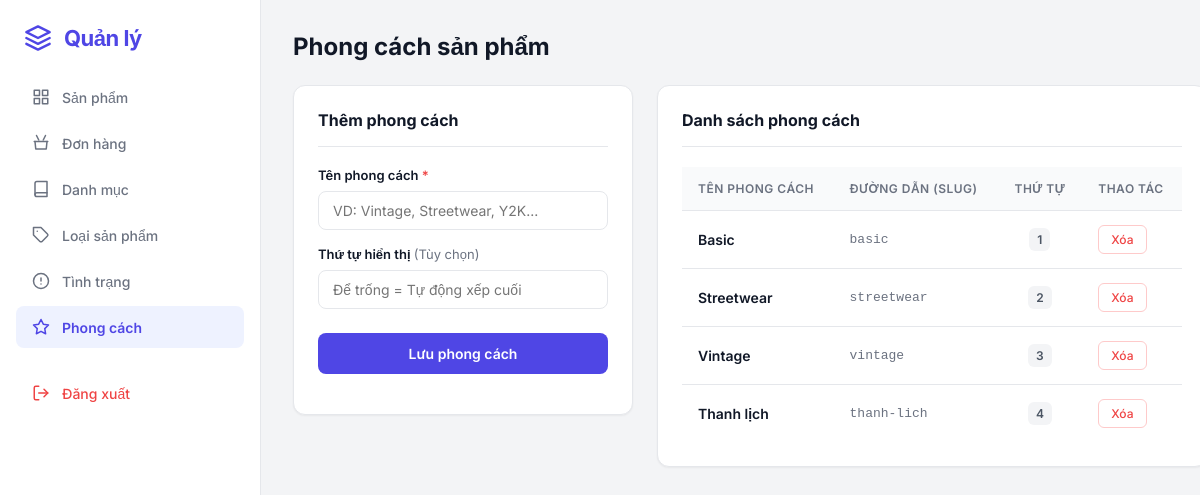
The app's page /admin/styles.php (signed in) with its own data.
### tables this page shows
CREATE TABLE `styles` (
  `id` int(10) UNSIGNED NOT NULL,
  `name` varchar(100) NOT NULL,
  `slug` varchar(120) DEFAULT NULL,
  `sort_order` int(11) NOT NULL DEFAULT 0,
  `is_active` tinyint(1) NOT NULL DEFAULT 1,
  `created_at` datetime NOT NULL DEFAULT current_timestamp(),
  `updated_at` datetime NOT NULL DEFAULT current_timestamp() ON UPDATE current_timestamp()
);

### includes/functions.php (called while the page is built, shortened)
<?php
require_once __DIR__ . '/../config/db.php';
function e($value): string {
    return htmlspecialchars((string)($value ?? ''), ENT_QUOTES, 'UTF-8');
}
function is_absolute_url(string $value): bool {
    return (bool)preg_match('#^(https?:)?//#i', $value);
}
function route_url(string $path = '/'): string
{
    $parts = parse_url($path);
    $routePath = '/' . ltrim((string)($parts['path'] ?? '/'), '/');
    $routePath = preg_replace('#/+#', '/', $routePath) ?: '/';
    if ($routePath === '/' || $routePath === '/index.php' || $routePath === '/index') {
        $cleanPath = '/trang-chu';
    } else {
        $cleanPath = preg_replace('#\.php$#i', '', $routePath) ?: $routePath;
    }
    $url = rtrim(BASE_URL, '/') . $cleanPath;
    return $url;
}
function get_styles(): array {
    return db()->query('SELECT * FROM styles ORDER BY sort_order ASC, id ASC')->fetchAll();
}

### config/db.php (called while the page is built, shortened)
<?php
function db(): PDO {
    static $pdo = null;
    if ($pdo === null) {
        $dsn = 'mysql:host=' . DB_HOST . ';dbname=' . DB_NAME . ';charset=utf8mb4';
        $options = [
            PDO::ATTR_ERRMODE => PDO::ERRMODE_EXCEPTION,
            PDO::ATTR_DEFAULT_FETCH_MODE => PDO::FETCH_ASSOC,
        ];
        $pdo = new PDO($dsn, DB_USER, DB_PASS, $options);
    }
    return $pdo;
}

### admin/styles.php (the view, shortened to what this page needs)
<?php
require_once __DIR__ . '/../includes/functions.php';
$styles = get_styles();
?>
<div class="admin-wrapper">
    <aside class="admin-sidebar">
        <div class="sidebar-header">
            <h2>Quản lý</h2>
        </div>
        <ul class="sidebar-menu">
            <li>
                <a href="<?= route_url('/admin/products.php') ?>">
                    Sản phẩm
                </a>
            </li>
            <li>
                <a href="<?= route_url('/admin/orders.php') ?>"<?= strpos($_SERVER['PHP_SELF'] ?? '', 'orders.php') !== false || strpos($_SERVER['PHP_SELF'] ?? '', 'order_view.php') !== false ? ' class="active"' : '' ?>>
                    <svg xmlns="http://www.w3.org/2000/svg" width="18" height="18" viewBox="0 0 24 24" fill="none" stroke="currentColor" stroke-width="2" stroke-linecap="round" stroke-linejoin="round"><path d="M6 2l3 6"></path><path d="M18 2l-3 6"></path><path d="M3 10h18"></path><path d="M4 10l1 10h14l1-10"></path></svg>
                    Đơn hàng
                </a>
            </li>
            <li>
                <a href="<?= route_url('/admin/categories.php') ?>">
                    <svg xmlns="http://www.w3.org/2000/svg" width="18" height="18" viewBox="0 0 24 24" fill="none" stroke="currentColor" stroke-width="2" stroke-linecap="round" stroke-linejoin="round"><path d="M4 19.5A2.5 2.5 0 0 1 6.5 17H20"></path><path d="M6.5 2H20v20H6.5A2.5 2.5 0 0 1 4 19.5v-15A2.5 2.5 0 0 1 6.5 2z"></path></svg>
                    Danh mục
                </a>
            </li>
            <li>
                <a href="<?= route_url('/admin/product_types.php') ?>">
                    Loại sản phẩm
                </a>
            </li>
            <li>
                <a href="<?= route_url('/admin/product_conditions.php') ?>">
                    <svg xmlns="http://www.w3.org/2000/svg" width="18" height="18" viewBox="0 0 24 24" fill="none" stroke="currentColor" stroke-width="2" stroke-linecap="round" stroke-linejoin="round"><circle cx="12" cy="12" r="10"></circle><line x1="12" y1="8" x2="12" y2="12"></line><line x1="12" y1="16" x2="12.01" y2="16"></line></svg>
                    Tình trạng
                </a>
            </li>
            <li>
                <a href="<?= route_url('/admin/styles.php') ?>" class="active">
                    <svg xmlns="http://www.w3.org/2000/svg" width="18" height="18" viewBox="0 0 24 24" fill="none" stroke="currentColor" stroke-width="2" stroke-linecap="round" stroke-linejoin="round"><polygon points="12 2 15.09 8.26 22 9.27 17 14.14 18.18 21.02 12 17.77 5.82 21.02 7 14.14 2 9.27 8.91 8.26 12 2"></polygon></svg>
                    Phong cách
                </a>
            </li>
            <li style="margin-top: 24px;">
                <a href="<?= route_url('/admin/logout.php') ?>" class="text-danger">
                    Đăng xuất
                </a>
            </li>
        </ul>
    </aside>
    <main class="admin-main">
        <div class="admin-header">
            <h1>Phong cách sản phẩm</h1>
        </div>
        <div class="category-layout">
            <div class="admin-card">
                <form method="post" action="">
                    <h3>Thêm phong cách</h3>
                    <div class="form-group">
                        <label>Tên phong cách <span class="required-mark">*</span></label>
                        <input type="text" name="name" class="form-control" required placeholder="VD: Vintage, Streetwear, Y2K...">
                    </div>
                    <div class="form-group">
                        <label>Thứ tự hiển thị <span style="font-weight: 400; color: var(--admin-text-muted);">(Tùy chọn)</span></label>
                        <input type="number" name="sort_order" class="form-control" value="" placeholder="Để trống = Tự động xếp cuối">
                    </div>
                    <button class="btn-submit" type="submit">
                        Lưu phong cách
                    </button>
                </form>
            </div>
            <div class="admin-card">
                <h3>Danh sách phong cách</h3>
                <div class="table-responsive">
                    <table class="admin-table">
                        <thead>
                            <tr>
                                <th>Tên phong cách</th>
                                <th>Đường dẫn (Slug)</th>
                                <th style="text-align: center;">Thứ tự</th>
                                <th>Thao tác</th>
                            </tr>
                        </thead>
                        <tbody>
                        <?php foreach ($styles as $style): ?>
                            <tr>
                                <td><strong style="font-weight: 600;"><?= e($style['name']) ?></strong></td>
                                <td style="color: var(--admin-text-muted); font-size: 13px; font-family: monospace;"><?= e($style['slug'] ?? '') ?></td>
                                <td style="text-align: center;">
                                    <span style="background: #f3f4f6; padding: 4px 8px; border-radius: 6px; font-size: 12px; font-weight: 600; color: #4b5563;">
                                        <?= (int)$style['sort_order'] ?>
                                    </span>
                                </td>
                                <td>
                                    <a class="btn-delete"
                                       onclick="return confirm('Bạn có chắc chắn xóa phong cách này?');"
                                       href="<?= route_url('/admin/styles.php') ?>?delete=<?= (int)$style['id'] ?>">
                                       Xóa
                                    </a>
                                </td>
                            </tr>
                        <?php endforeach; ?>
                        </tbody>
                    </table>
                </div>
            </div>
        </div>
    </main>
</div>

### admin/styles.php (style rules this page uses)
.admin-wrapper { display: flex; min-height: 100vh; width: 100%; }
.admin-sidebar { width: var(--sidebar-width); background: var(--admin-card); border-right: 1px solid var(--admin-border); flex-shrink: 0; display: flex; flex-direction: column; position: sticky; top: 0; height: 100vh; overflow-y: auto; }
.sidebar-header { padding: 24px; display: flex; align-items: center; gap: 12px; }
.sidebar-header h2 { font-size: 22px; font-weight: 700; margin: 0; color: var(--admin-primary); letter-spacing: -0.5px; }
.sidebar-menu { list-style: none; padding: 0 16px; margin: 0; flex-grow: 1; }
.sidebar-menu li { margin-bottom: 4px; }
.sidebar-menu a { display: flex; align-items: center; gap: 12px; padding: 12px 16px; color: var(--admin-text-muted); text-decoration: none; font-size: 14px; font-weight: 500; border-radius: 8px; transition: all 0.2s ease; }
.sidebar-menu a.active { background-color: #eef2ff; color: var(--admin-primary); font-weight: 600; }
.sidebar-menu a.text-danger { color: var(--admin-danger); margin-top: auto; }
.admin-main { flex-grow: 1; padding: 32px; max-width: calc(100% - var(--sidebar-width)); overflow-x: hidden; }
.admin-header { display: flex; flex-wrap: wrap; justify-content: space-between; align-items: center; gap: 20px; margin-bottom: 24px; }
.admin-header h1 { font-size: 24px; font-weight: 700; margin: 0; color: var(--admin-text-main); }
.category-layout { display: grid; grid-template-columns: 1fr; gap: 24px; }
@media (min-width: 992px) { .category-layout { grid-template-columns: 340px 1fr; align-items: start; } }
.admin-card { background: var(--admin-card); border-radius: var(--admin-radius); box-shadow: var(--admin-shadow-sm); border: 1px solid var(--admin-border); padding: 24px; }
.admin-card h3 { font-size: 16px; font-weight: 700; margin-top: 0; margin-bottom: 20px; padding-bottom: 16px; border-bottom: 1px solid var(--admin-border); color: var(--admin-text-main); }
.form-group { margin-bottom: 16px; }
.form-group label { display: block; font-size: 13px; font-weight: 600; color: var(--admin-text-main); margin-bottom: 8px; }
.required-mark { color: var(--admin-danger); }
.form-control { width: 100%; box-sizing: border-box; padding: 10px 14px; border: 1px solid var(--admin-border); border-radius: 8px; font-size: 14px; color: var(--admin-text-main); outline: none; transition: all 0.2s ease; background-color: #fff; font-family: 'Inter', sans-serif; }
.btn-submit { width: 100%; background-color: var(--admin-primary); color: #fff; padding: 12px; font-size: 14px; font-weight: 600; border-radius: 8px; border: none; cursor: pointer; transition: all 0.2s ease; margin-top: 8px; font-family: 'Inter', sans-serif; }
.table-responsive { width: 100%; overflow-x: auto; -webkit-overflow-scrolling: touch; }
.admin-table { width: 100%; border-collapse: separate; border-spacing: 0; text-align: left; min-width: 500px; }
.admin-table th { background-color: #f9fafb; color: var(--admin-text-muted); font-weight: 600; font-size: 12px; text-transform: uppercase; padding: 14px 16px; border-bottom: 1px solid var(--admin-border); white-space: nowrap; letter-spacing: 0.5px; }
.admin-table td { padding: 14px 16px; vertical-align: middle; border-bottom: 1px solid var(--admin-border); font-size: 14px; color: var(--admin-text-main); }
.admin-table tr:last-child td { border-bottom: none; }
.btn-delete { background-color: #fff; color: var(--admin-danger); border: 1px solid var(--admin-danger-border); padding: 6px 12px; font-size: 12px; font-weight: 500; border-radius: 6px; text-decoration: none; transition: all 0.2s; display: inline-flex; align-items: center; gap: 4px; }

### records on screen
styles: name "Basic", slug "basic", sort_order "1"
styles: name "Streetwear", slug "streetwear", sort_order "2"
styles: name "Vintage", slug "vintage", sort_order "3"
styles: name "Thanh lịch", slug "thanh-lich", sort_order "4"
